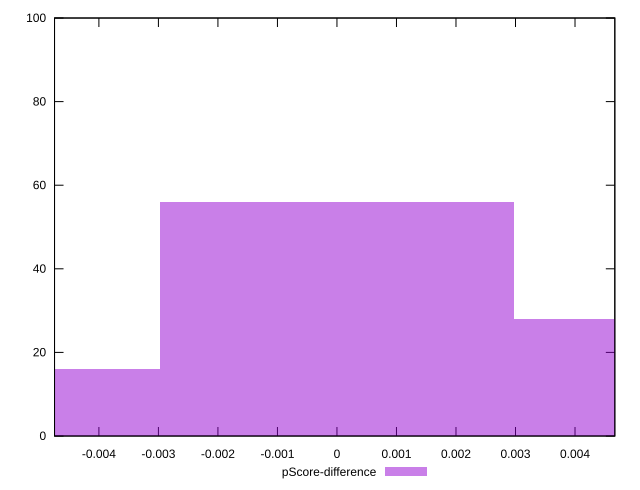

Source code (gnuplot):
reset

$pScoreDifference <<EOF
0 56
0.005953639998906452 28
-0.005953639998906452 16
EOF

set key outside below
set boxwidth 0.005953639998906452
set xrange [-0.004745441291451824:0.004668900856868996]
set yrange [0:100]
set trange [0:100]
set style fill transparent solid 0.5 noborder
set terminal svg size 640, 490 enhanced background rgb 'white'
set output "reprap/total-blocking-time/samples/pages+cached+noexternal+nomedia/pScore-difference/histogram.svg"

plot $pScoreDifference title "pScore-difference" with boxes

reset
